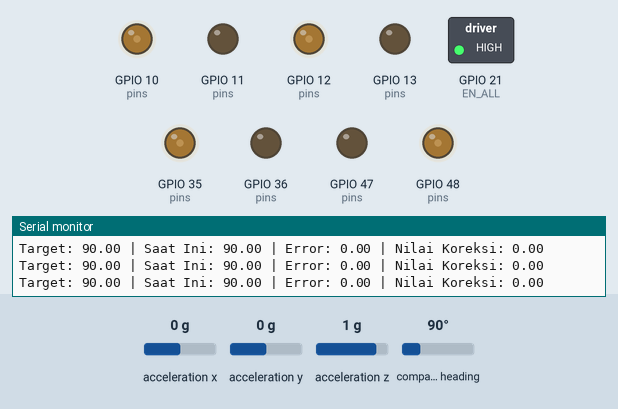
Simulated run of this sketch. Board: ESP32. Parts: switched loads named in the sketch (green lamp = pin HIGH), output pins drawn as LEDs (lit = HIGH), the last lines printed to the serial monitor. The inputs (shaded band) are chosen by the test bench; at power-on: compass heading 90°, acceleration x 0 g, acceleration y 0 g, acceleration z 1 g.

Above: at 3.2 s.
3.3 s: compass heading set to 46°
At 4.6 s:
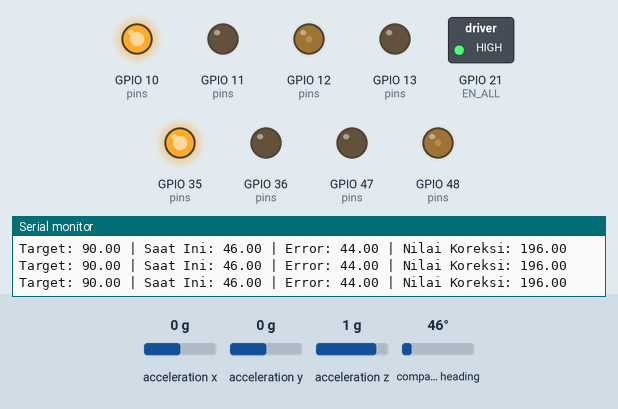
5.2 s: compass heading set to 180°
At 5.8 s:
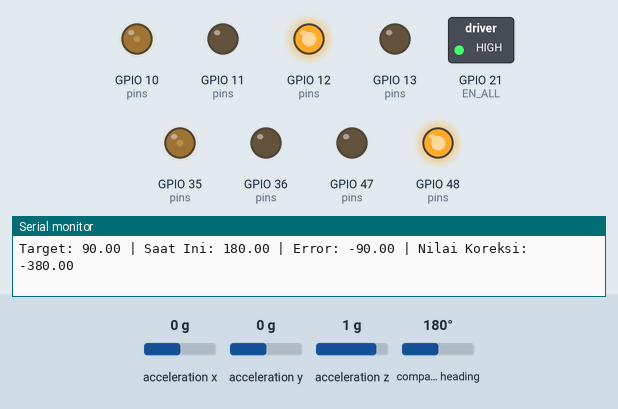
6.7 s: compass heading set to 90°
At 7.9 s:
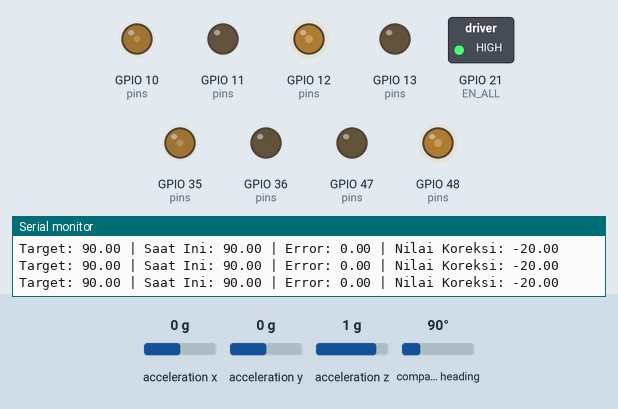
8.2 s: compass heading set to 7°
At 8.5 s:
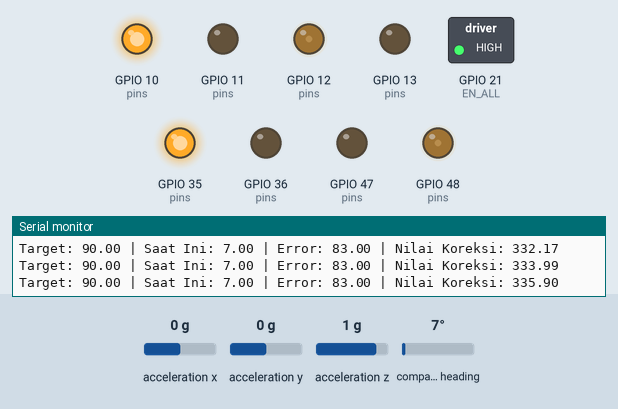
9.7 s: compass heading set to 269°
At 10.2 s:
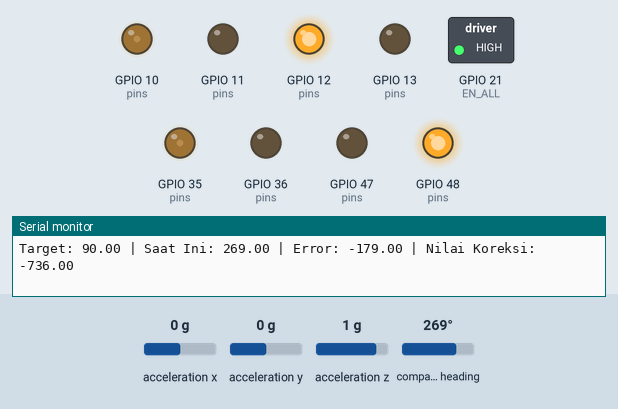
Timing chart, 0 to 12.2 s (numbered marks = the images above; inputs shaded):
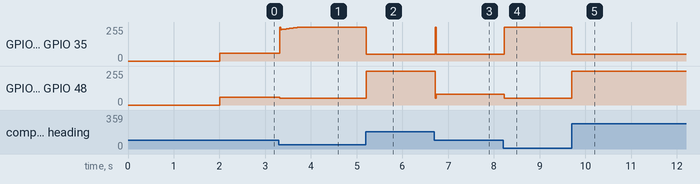

Measured:
- after the input at 3.3 s, GPIO 12 (pins), GPIO 48 (pins): 60/255 → 50/255 at once
- after the input at 5.2 s, GPIO 10 (pins), GPIO 35 (pins): 255/255 → 50/255 at once; GPIO 12 (pins), GPIO 48 (pins): 50/255 → 255/255 at once
- after the input at 6.7 s, GPIO 10 (pins), GPIO 35 (pins): 50/255 → 255/255 at once, → 50/255 0.02 s later; GPIO 12 (pins), GPIO 48 (pins): 255/255 → 80/255 at once
- after the input at 8.2 s, GPIO 10 (pins), GPIO 35 (pins): 50/255 → 255/255 at once; GPIO 12 (pins), GPIO 48 (pins): 80/255 → 50/255 at once
- after the input at 9.7 s, GPIO 10 (pins), GPIO 35 (pins): 255/255 → 50/255 at once; GPIO 12 (pins), GPIO 48 (pins): 50/255 → 255/255 at once

The sketch:

rover_awal.ino
```cpp
#include <Wire.h>
#include <Adafruit_Sensor.h>
#include <Adafruit_BNO055.h>

// ====================== PIN CONFIGURATION ======================
#define SDA_PIN 8
#define SCL_PIN 9
#define EN_ALL  21

// Motor Kiri (M1 & M3)
#define M1_RPWM 47
#define M1_LPWM 48
#define M3_RPWM 13
#define M3_LPWM 12

// Motor Kanan (M2 & M4)
#define M2_RPWM 35
#define M2_LPWM 36
#define M4_RPWM 10
#define M4_LPWM 11

// ====================== SENSOR & PID ======================
Adafruit_BNO055 bno(55, 0x28);

float Kp = 4.00;
float Ki = 1.00;
float Kd = 1.00;

float setPoint = 0;
float error = 0, lastError = 0, integral = 0;

int minSpeed = 50;          // Batas bawah kecepatan agar motor tidak mendengung/stall
int baseForwardSpeed = 60; // Kecepatan dasar (cukup besar agar kuat jalan)

unsigned long lastTime;
bool isReady = false;

// ====================== FUNGSI MOTOR MAJU KOREKSI ======================
void jalanMajuKoreksi(float correction) {
  // Hitung kecepatan roda kiri dan kanan berdasarkan koreksi PID
  // Tanda plus (+) dan minus (-) DITUKAR
  int leftPWM = baseForwardSpeed - (int)correction;
  int rightPWM = baseForwardSpeed + (int)correction;

  // Pastikan nilai PWM tidak kurang dari minSpeed dan tidak lebih dari 255
  leftPWM = constrain(leftPWM, minSpeed, 255);
  rightPWM = constrain(rightPWM, minSpeed, 255);

  // Terapkan ke Motor Kiri (M1 & M3) -> Logika Majumu: LPWM yang diisi, RPWM = 0
  ledcWrite(M1_RPWM, 0); ledcWrite(M1_LPWM, leftPWM);
  ledcWrite(M3_RPWM, 0); ledcWrite(M3_LPWM, leftPWM);

  // Terapkan ke Motor Kanan (M2 & M4) -> Logika Majumu: RPWM yang diisi, LPWM = 0
  ledcWrite(M2_RPWM, rightPWM); ledcWrite(M2_LPWM, 0);
  ledcWrite(M4_RPWM, rightPWM); ledcWrite(M4_LPWM, 0);
}

// ====================== FUNGSI BANTUAN SUDUT ======================
float normalizeAngle(float angle) {
  angle = fmod(angle, 360.0);
  if (angle < 0) angle += 360;
  return angle;
}

float angleError(float target, float current) {
  float err = target - current;
  if (err > 180) err -= 360;
  if (err < -180) err += 360;
  return err;
}

// ====================== SETUP ======================
void setup() {
  Serial.begin(115200);

  // Aktifkan Driver Motor (Wajib nyala agar motor bisa berputar)
  pinMode(EN_ALL, OUTPUT);
  digitalWrite(EN_ALL, HIGH);

  // Setup PWM Motor (Core 3.x)
  int pins[] = {M1_RPWM, M1_LPWM, M2_RPWM, M2_LPWM, M3_RPWM, M3_LPWM, M4_RPWM, M4_LPWM};
  for(int p : pins) {
    ledcAttach(p, 20000, 8);
  }

  // Setup Sensor BNO055
  Wire.begin(SDA_PIN, SCL_PIN);
  if (!bno.begin()) {
    Serial.println("ERROR: Sensor BNO055 tidak terbaca. Periksa kabel SDA (8) & SCL (9)!");
    while (1) { delay(10); } // Jika masuk sini, robot akan diam selamanya
  }
  delay(2000); // Beri waktu sensor untuk kalibrasi awal

  // Tetapkan posisi awal sebagai target lurus
  setPoint = normalizeAngle(bno.getVector(Adafruit_BNO055::VECTOR_EULER).x());

  lastTime = millis();
  isReady = true;
  Serial.println("ROBOT SIAP JALAN LURUS TERUS!");
}

// ====================== LOOP ======================
void loop() {
  if (!isReady) return;

  // 1. Baca arah hadap robot saat ini
  float heading = normalizeAngle(bno.getVector(Adafruit_BNO055::VECTOR_EULER).x());

  // 2. Hitung jarak waktu (dt)
  unsigned long now = millis();
  float dt = (now - lastTime) / 1000.0;
  if (dt <= 0.001) return;
  lastTime = now;

  // 3. Hitung Koreksi PID
  error = angleError(setPoint, heading);

  integral += error * dt;
  integral = constrain(integral, -20.0, 20.0); // Batasi integral

  float derivative = (error - lastError) / dt;
  float correction = (Kp * error) + (Ki * integral) + (Kd * derivative);
  lastError = error;

  // 4. Perintahkan motor maju dengan koreksi
  jalanMajuKoreksi(correction);

  // 5. Cetak ke Serial Monitor untuk mantau kondisi
  Serial.print("Target: "); Serial.print(setPoint);
  Serial.print(" | Saat Ini: "); Serial.print(heading);
  Serial.print(" | Error: "); Serial.print(error);
  Serial.print(" | Nilai Koreksi: "); Serial.println(correction);

  delay(20);
}
```
